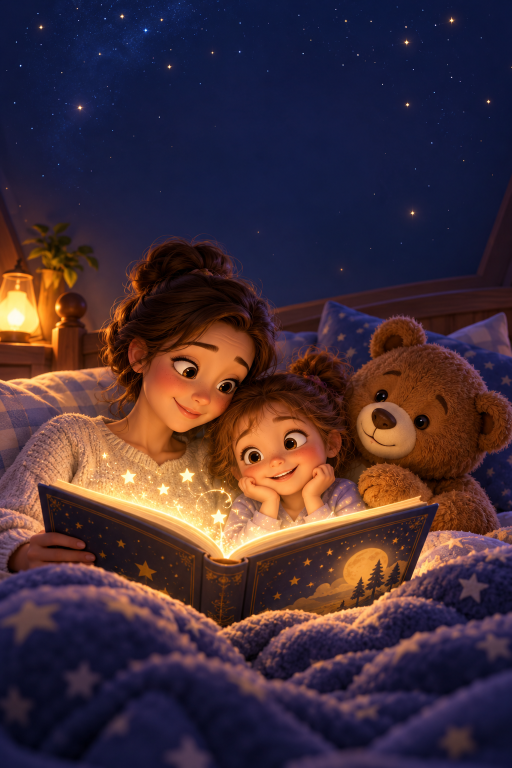
#> input picture store-assets/source/illustrated/01-read-together.png, 1024 x 1536 px (shown at 1/2 size)
$ python build-link-preview.py
#> lines starting #> are read from the running program, lines starting #| are printed output that depends on the picture
### scripts/store_screenshot_design.py
"""Shared design for the App Store screenshots (iPhone and iPad).

Each screenshot is one idea: a big two-tone headline you can read at the size
the App Store shows search results, the real app screen in a device frame, and
one piece of that screen lifted out and enlarged so the eye lands on it first.
A different accent colour per screenshot keeps the set reading as five distinct
reasons to download, rather than five variations of one.

Sources are captures of the running app. Callout regions are given in source
pixels, measured from the live DOM, so they always frame real UI.
"""

from pathlib import Path

from PIL import Image, ImageDraw, ImageFilter, ImageFont

ROOT = Path(__file__).resolve().parents[1]
BACKGROUND = ROOT / "store-assets" / "android" / "promotional-screenshots" / "dreamscapes-promo-background.png"
ICON = ROOT / "store-assets" / "android" / "play-store-icon-512.png"

FONT_BOLD = "/System/Library/Fonts/Supplemental/Arial Rounded Bold.ttf"
FONT_REGULAR = "/System/Library/Fonts/Avenir Next.ttc"
FONT_REGULAR_INDEX = 0  # Avenir Next Regular

WHITE = (255, 255, 255, 255)
SUBHEAD = (232, 224, 255, 255)
GOLD = (255, 217, 106, 255)
INK = (28, 17, 66, 255)

# One accent per idea, all from the app's own palette.
ACCENTS = {
    "gold": (255, 217, 106),
    "peach": (255, 179, 138),
    "pink": (255, 143, 183),
    "lilac": (185, 162, 242),
    "sky": (128, 216, 255),
    "mint": (138, 215, 189),
}


def font(path, size, index=0):
    return ImageFont.truetype(path, size=size, index=index)


def cover(image, size):
    tw, th = size
    scale = max(tw / image.width, th / image.height)
    resized = image.resize((round(image.width * scale), round(image.height * scale)), Image.Resampling.LANCZOS)
    left = (resized.width - tw) // 2
    top = (resized.height - th) // 2
    return resized.crop((left, top, left + tw, top + th))


# [166 lines left out: functions rounded_mask, soft_shadow, wrap, backdrop, draw_brand, draw_headline and 4 more, not called in this run]

### scripts/build-link-preview.py
"""The card that appears when a DreamScapes link is pasted somewhere.

1200x630 is what Open Graph and Twitter want, and it is a wide shape - the
illustrations are all tall. Rather than crop a portrait picture to a letterbox
and lose most of it, the art sits on the right of the card and the logo and the
line sit on the left, which is the shape the message preview actually is.

    python3 scripts/build-link-preview.py
"""

from pathlib import Path

from PIL import Image, ImageDraw, ImageFilter

import store_screenshot_design as d

ROOT = Path(__file__).resolve().parents[1]
ART = ROOT / "store-assets" / "source" / "illustrated" / "01-read-together.png"
LOGO = ROOT / "assets" / "dreamscapes-logo.png"
OUTPUT = ROOT / "assets" / "link-preview.jpg"

WIDTH, HEIGHT = 1200, 630
# The art takes the right-hand slice; the words get the rest.
ART_LEFT = 560


def build():
    canvas = Image.new("RGBA", (WIDTH, HEIGHT), (16, 20, 60, 255))
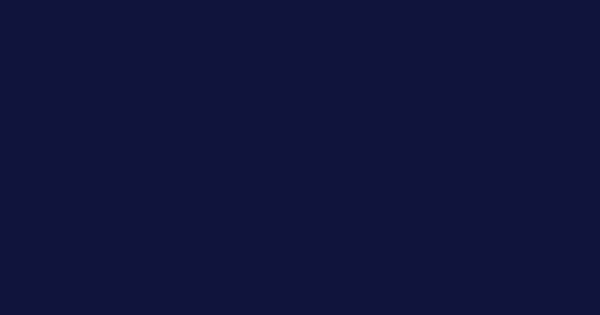
#> canvas: PIL image 1200x630 RGBA (shown at 1/2 size); mean R, G, B, A 16, 20, 60, 255

    # The picture, cropped to the panel it occupies rather than to the whole
    # card - a 1200x630 crop of a 1024x1536 illustration is mostly duvet.
    art = Image.open(ART).convert("RGBA")
    panel = d.cover(art, (WIDTH - ART_LEFT, HEIGHT))
#> in cover, `resized = image.resize((round(image.width * scale), round(image.height..`:
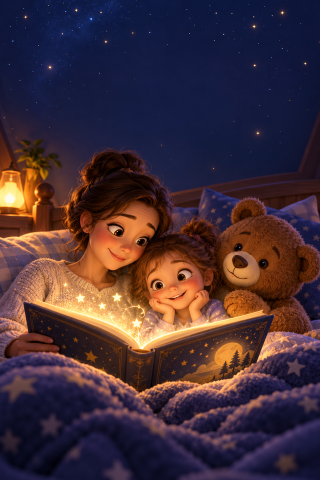
#> resized: PIL image 640x960 RGBA (shown at 1/2 size); mean R, G, B, A 67.6, 46.7, 55.6, 255
#> in cover, `return resized.crop((left, top, left + tw, top + th))`:
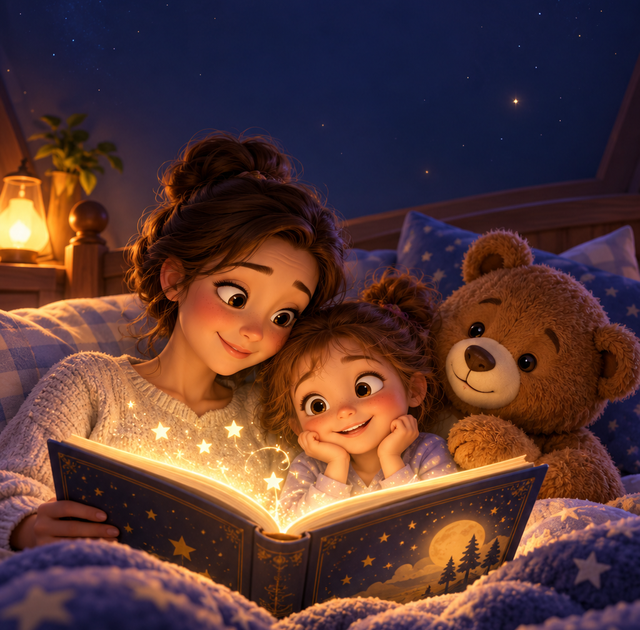
#> returned value: PIL image 640x630 RGBA; mean R, G, B, A 88.8, 56.9, 52.9, 255
    canvas.alpha_composite(panel, (ART_LEFT, 0))
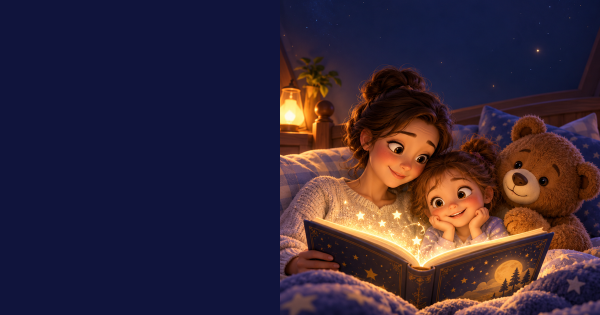
#> canvas: PIL image 1200x630 RGBA (shown at 1/2 size); mean R, G, B, A 54.8, 39.7, 56.2, 255

    # A gradient that hands the picture over to the background, so the words
    # never sit on a hard edge.
    fade_width = 260
    fade = Image.new("RGBA", (fade_width, 1))
    pixels = fade.load()
    for x in range(fade_width):
        pixels[x, 0] = (16, 20, 60, int(255 * (1 - x / fade_width) ** 1.1))
    canvas.alpha_composite(fade.resize((fade_width, HEIGHT), Image.Resampling.BILINEAR), (ART_LEFT, 0))
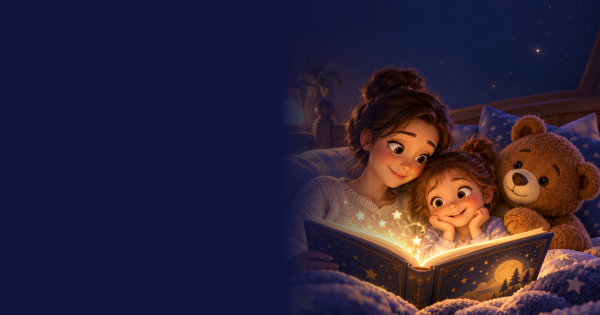
#> canvas: PIL image 1200x630 RGBA (shown at 1/2 size); mean R, G, B, A 45.9, 34.9, 56.3, 255

    # A little warmth behind the type, picked from the app's own night sky.
    # Blurred hard: an unblurred ellipse reads as a circle someone drew on the
    # card rather than as light.
    glow = Image.new("RGBA", (WIDTH, HEIGHT), (0, 0, 0, 0))
#> glow: PIL image 1200x630 RGBA; every value is 0
    ImageDraw.Draw(glow).ellipse((-300, -260, 660, 560), fill=(124, 142, 255, 52))
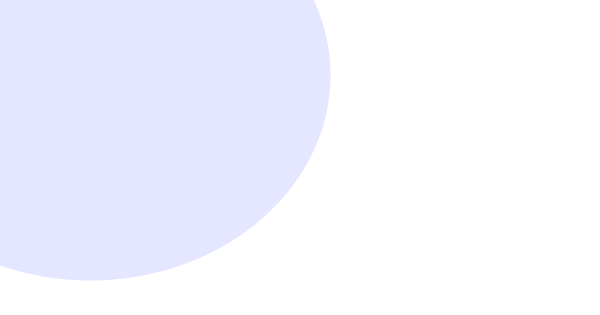
#> glow: PIL image 1200x630 RGBA (shown at 1/2 size); mean R, G, B, A 53.3, 61, 109.6, 22.4; transparent parts drawn white
    canvas.alpha_composite(glow.filter(ImageFilter.GaussianBlur(120)))
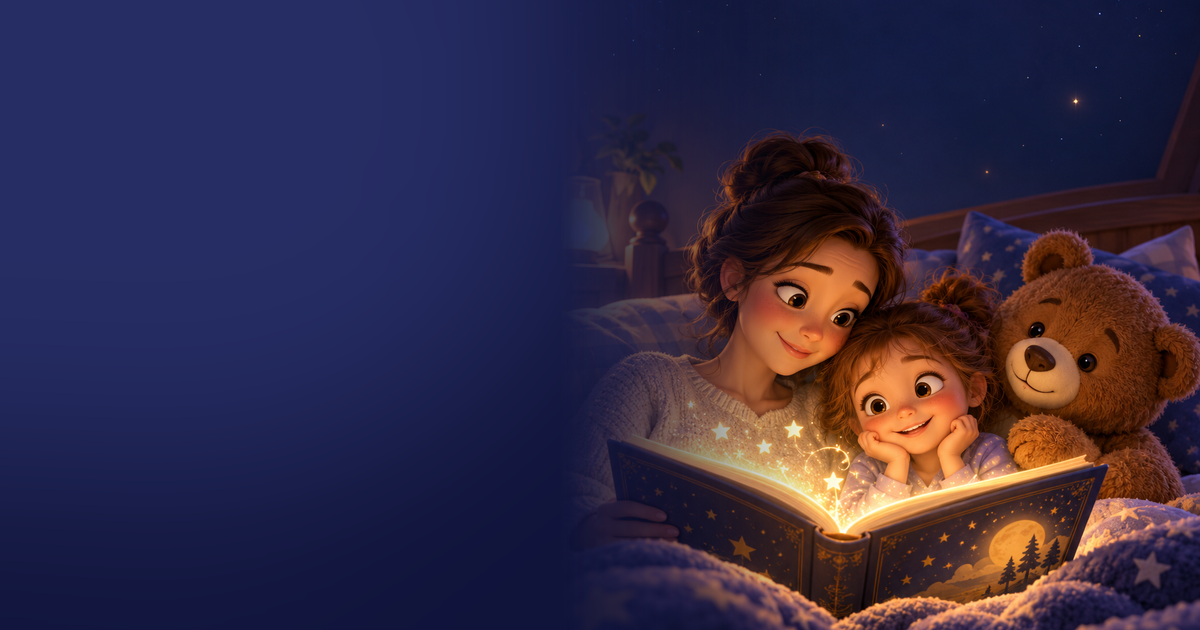
#> canvas: PIL image 1200x630 RGBA; mean R, G, B, A 52.8, 42.8, 68.8, 255

#> (the run stopped early here; a loop or call above may not have finished)
